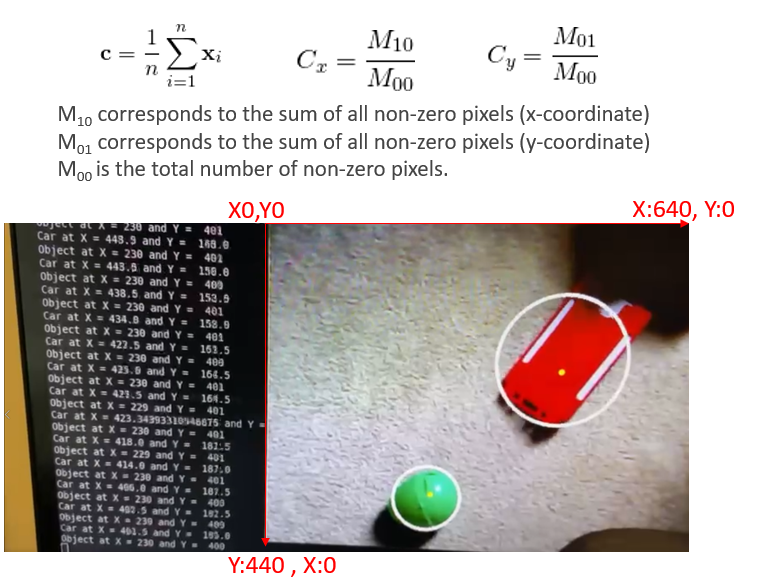
#> input picture VisualMain/Images/Github.png, 778 x 578 px, given in place of the camera
$ python 2objectstrack.py
#> lines starting #> are read from the running program, lines starting #| are printed output that depends on the picture; after the words box and inside, x2 and y2 are one past the last pixel; in counts of white or black regions, pixels touching at a corner belong together
#Created By Maher, Ross and Ravi
#Date: 26/02/2021
#Description: Tracking of 1 object and 1 Vehicle based on 2 different colours
#Version:1.1 (Release as of 17/03/21)
#Update 1.1:Fixed Co-ordinates not being printed when only 1 object is in frame & Updated comments

# import required packages
from collections import deque
import numpy as np
import imutils
import cv2

#Construct the definition to print object position value x & y
def createobjectxandy (x, y):
    print ("Object at X = {0} and Y =  {1}".format(x, y))

#Construct the definition to print car position value x & y
def carcreateobjectxandy (x, y):
    print ("Car at X = {0} and Y =  {1}".format(carx, cary))


# Set upper and lower limits of the object to be tracked bounds
# To be generated from Output from BGRconvert.py see Github
object1Lower = (8, 100, 100)
object1Upper = (28, 255, 255)
carlower = (160, 100, 100)
carupper = (180, 255, 255)

# Get the Video camera feed of webcam 1
webcam = cv2.VideoCapture(0)

# keep looping
while True:

    # capture the current video frame
    (grabbed, vid) = webcam.read()
#> vid is the input picture: shape (578, 778, 3); mean B, G, R 175.7, 177.9, 184.1

    #convert the frame from BGR to HSV for object 1
    obj1hsvcolour = cv2.cvtColor(vid, cv2.COLOR_BGR2HSV)
#> obj1hsvcolour: shape (578, 778, 3); mean H, S, V 36.3, 28.7, 186.5

    #convert the frame from BGR to HSV for car object
    carhsvcolour = cv2.cvtColor(vid, cv2.COLOR_BGR2HSV)

    # convert the mask for the colour specified by the colour bounds
    # remove the outliers in the mask using erode and dilate
    convertedmask = cv2.inRange(obj1hsvcolour, object1Lower, object1Upper)
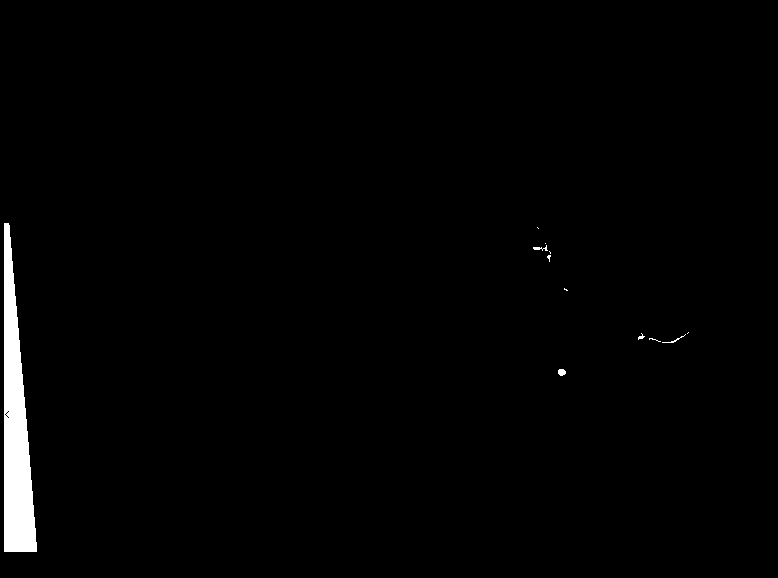
#> convertedmask: shape (578, 778); 1.5% white; 12 white regions (7 under 20 px), largest, box (x1, y1, x2, y2) and area: (4, 223, 37, 552) 6423, (558, 369, 566, 376) 45, (533, 245, 548, 251) 38, (662, 334, 686, 343) 33, (638, 333, 645, 340) 21
    convertedmask = cv2.erode(convertedmask, None, iterations=2)
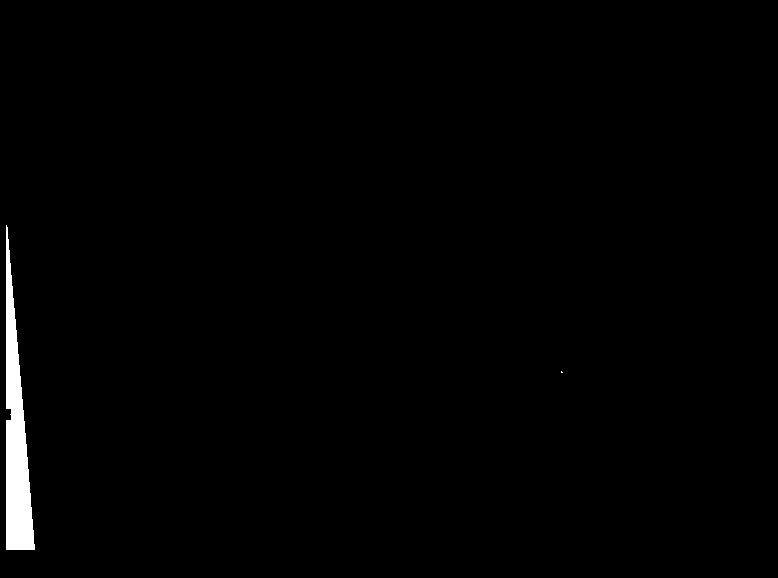
#> convertedmask: shape (578, 778); 1.1% white; 2 white regions (1 under 20 px), largest, box (x1, y1, x2, y2) and area: (6, 225, 35, 550) 4944
    convertedmask = cv2.dilate(convertedmask, None, iterations=2)
#> convertedmask: shape (578, 778); 1.4% white; 2 white regions, box (x1, y1, x2, y2) and area: (4, 223, 37, 552) 6400, (559, 369, 565, 375) 35
    carconvertedmask = cv2.inRange(carhsvcolour, carlower, carupper)
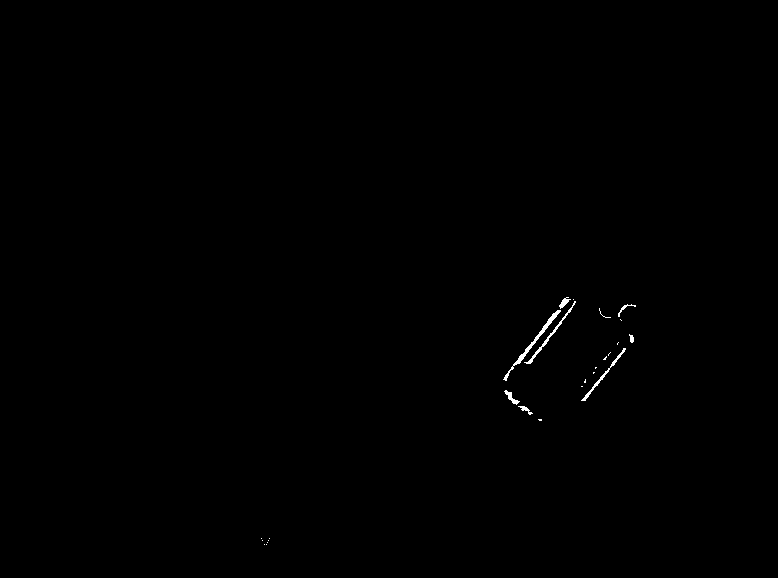
#> carconvertedmask: shape (578, 778); 0.22% white in thin lines or dots, all inside (x1, y1, x2, y2) = (261, 297, 636, 545)
    carconvertedmask = cv2.erode(carconvertedmask, None, iterations=2)
#> carconvertedmask: shape (578, 778); every value is 0
    carconvertedmask = cv2.dilate(carconvertedmask, None, iterations=2)

    # use cv2.findContours to locate contours of object1contours
    obj1contours = cv2.findContours(convertedmask.copy(), cv2.RETR_EXTERNAL, cv2.CHAIN_APPROX_SIMPLE)[-2]
#> obj1contours = 2 contours; box (x1, y1, x2, y2) and area: (4, 223, 37, 552) 6049, (559, 369, 565, 375) 24

    # CAR use cv2.findContours to locate contours of carcontours
    carcontours = cv2.findContours(carconvertedmask.copy(), cv2.RETR_EXTERNAL, cv2.CHAIN_APPROX_SIMPLE)[-2]
#> carcontours = []

    # initialize the center of tracked colours/objects
    obj1contourcenter = None
    carcontourcenter = None

    # if statement looking for one contour is found in contour que
    if len(obj1contours) > 0 and len(carcontours) <= 0:

        # Take the last contour from the contour que,
        # compute the size of the circle to be drawn
        c = max(obj1contours, key=cv2.contourArea)
#> c = contour of 68 points, box (x1, y1, x2, y2) (4, 223, 37, 552), area 6049
        ((x, y), rad) = cv2.minEnclosingCircle(c)
#> x = 20; y = 387; rad = 164.8
        M = cv2.moments(c)
#> M = moments, m00 6049, centre m10/m00, m01/m00 = (15.12, 428.7)
        obj1contourcenter = (int(M["m10"] / M["m00"]), int(M["m01"] / M["m00"]))
#> obj1contourcenter = (15, 428)

	#If the largest circle's radius in mask is greater than 10px (Object1)
        if rad > 10:

            # place circle around the contour point,
            # update the x and y of the the center point
            cv2.circle(vid, (int(x), int(y)), int(rad),
                (255, 255, 255), 3)
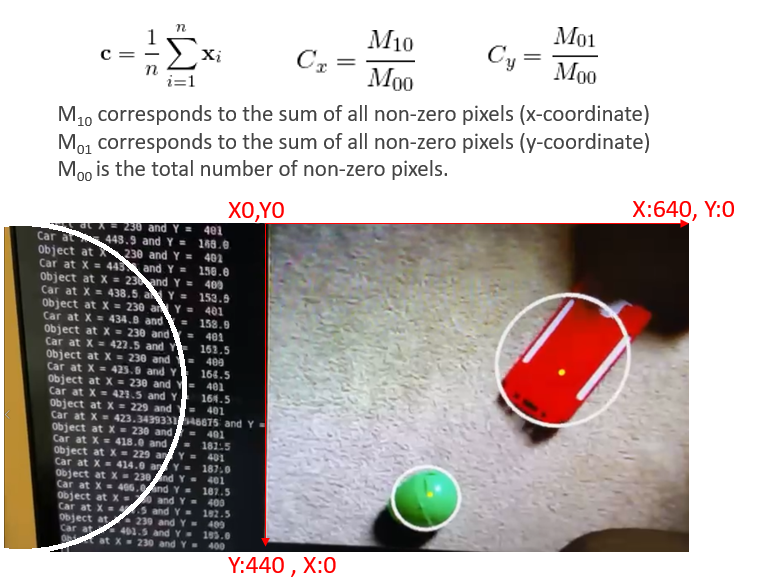
#> vid: shape (578, 778, 3); 0.58% of pixels changed, all inside (x1, y1, x2, y2) = (4, 223, 187, 552)
            cv2.circle(vid, obj1contourcenter, 4, (10, 255, 255), -1)
#> vid: shape (578, 778, 3); 0.01% of pixels changed, all inside (x1, y1, x2, y2) = (11, 424, 20, 433)

	# print object coordinates
        createobjectxandy(int(x), int(y))

	#ElseIf looking for array legnth of objects
    elif len(obj1contours) <= 0 and len(carcontours) > 0:

        # Take the last contour from the contour que,
        # compute the size of the circle to be drawn
        car = max(carcontours, key=cv2.contourArea)
        ((carx, cary), carrad) = cv2.minEnclosingCircle(car)
        Mcar = cv2.moments(car)
        carcontourcenter = (int(Mcar["m10"] / Mcar["m00"]), int(Mcar["m01"] / Mcar["m00"]))

	#If the largest circle's radius in mask is greater than 10px (CAR)
        if  carrad > 10:

            # place circle around the contour point,
            # update the x and y of the the center point
            cv2.circle(vid, (int(carx), int(cary)), int(carrad),
                (255, 255, 255), 3)
            cv2.circle(vid, carcontourcenter, 4, (10, 255, 255), -1)

	# print car coordinates
        carcreateobjectxandy(int(carx), int(cary))

	#ElseIf looking if array legnth of Both objects is > 0
    elif  len(carcontours) > 0 and len(obj1contours) > 0:

        # Take the last contour from the contour que,
        # compute the size of the circle to be drawn
        car = max(carcontours, key=cv2.contourArea)
        ((carx, cary), carrad) = cv2.minEnclosingCircle(car)
        Mcar = cv2.moments(car)
        carcontourcenter = (int(Mcar["m10"] / Mcar["m00"]), int(Mcar["m01"] / Mcar["m00"]))
        c = max(obj1contours, key=cv2.contourArea)
        ((x, y), rad) = cv2.minEnclosingCircle(c)
        M = cv2.moments(c)
        obj1contourcenter = (int(M["m10"] / M["m00"]), int(M["m01"] / M["m00"]))


	#If the largest circle's radius in mask is greater than 10px (Both Objects)
        if rad > 10 and carrad > 10:

	    # place circle around the contour point,
            # update the x and y of the the center point
            cv2.circle(vid, (int(carx), int(cary)), int(carrad),
                (255, 255, 255), 3)
            cv2.circle(vid, carcontourcenter, 4, (10, 255, 255), -1)
            cv2.circle(vid, (int(x), int(y)), int(rad),
                (255, 255, 255), 3)
            cv2.circle(vid, obj1contourcenter, 4, (10, 255, 255), -1)

	# print object1 and car coordinates
        carcreateobjectxandy(int(carx), int(cary))
        createobjectxandy(int(x), int(y))

    # update queue of x and y co-ordinates and remove 1 entry using deque command
    deque([]).appendleft(obj1contourcenter)
    deque([]).appendleft(carcontourcenter)


    # show the video stream
    cv2.imshow("ADV Comp ENG 1 Oject Colour Tracking", vid)
    key = cv2.waitKey(1) & 0xFF
#> (key x is pressed here)

    # upon x key being pressed, stop the script
    if key == ord("x"):
        break

#End of file

$ run again, on VisualMain/Images/HSV.PNG
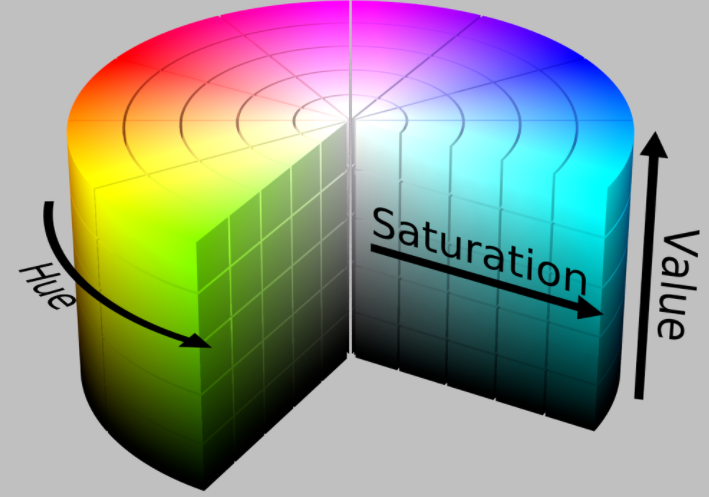
#> input picture VisualMain/Images/HSV.PNG, 709 x 497 px, given in place of the camera
#> vid is the input picture: shape (497, 709, 3); mean B, G, R 142.6, 154.3, 145.3
#> obj1hsvcolour: shape (497, 709, 3); mean H, S, V 46.3, 101.1, 177
#> `convertedmask = cv2.inRange(obj1hsvcolour, object1Lower, object1Upper)`:
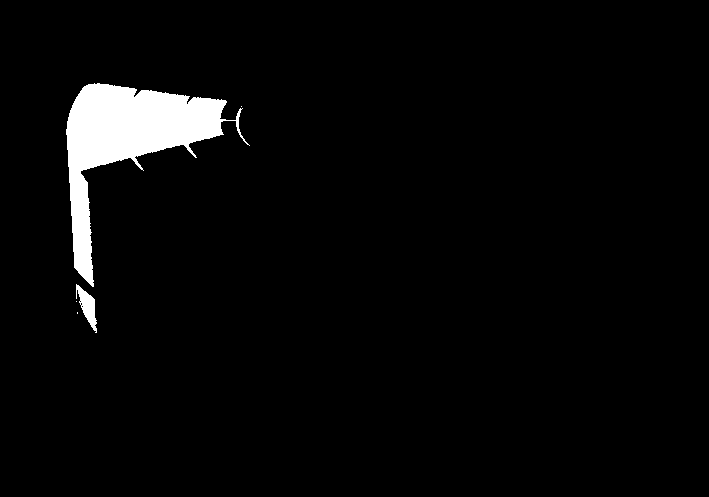
#> convertedmask: shape (497, 709); 3.5% white; 5 white regions (3 under 20 px), largest, box (x1, y1, x2, y2) and area: (66, 83, 250, 287) 11744, (76, 284, 97, 333) 456
#> obj1contours = 2 contours; box (x1, y1, x2, y2) and area: (66, 84, 226, 283) 11148, (78, 289, 96, 325) 344
#> carcontours = 1 contour; box (x1, y1, x2, y2) and area: (126, 10, 286, 89) 7202
#> car = contour of 211 points, box (x1, y1, x2, y2) (126, 10, 286, 89), area 7202
#> carx = 205.5; cary = 60.5; carrad = 80.07
#> Mcar = moments, m00 7202, centre m10/m00, m01/m00 = (213.2, 50.48)
#> carcontourcenter = (213, 50)
#> c = contour of 205 points, box (x1, y1, x2, y2) (66, 84, 226, 283), area 11148
#> x = 145.6; y = 182.8; rad = 114.7
#> M = moments, m00 11148, centre m10/m00, m01/m00 = (125.7, 139.7)
#> obj1contourcenter = (125, 139)
#> `cv2.circle(vid, (int(x), int(y)), int(rad), (255, 255, 255), 3)`:
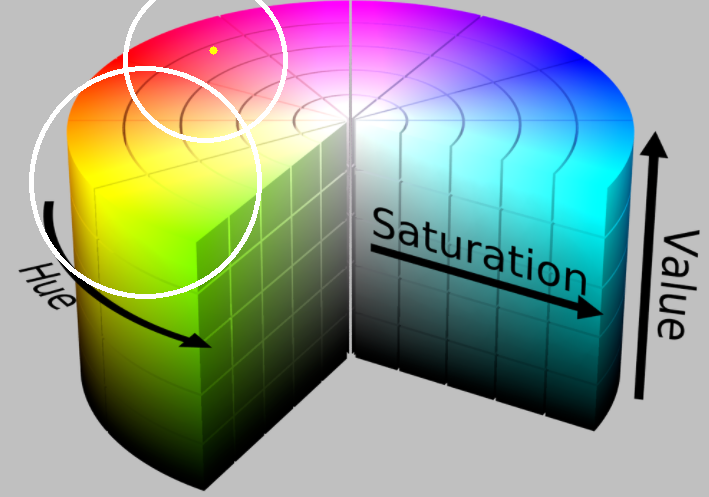
#> vid: shape (497, 709, 3); mean B, G, R 144.9, 155.8, 146.2
#| Car at X = 205.5 and Y =  60.5

$ run again, on VisualMain/Images/How-to-get-RGB.png
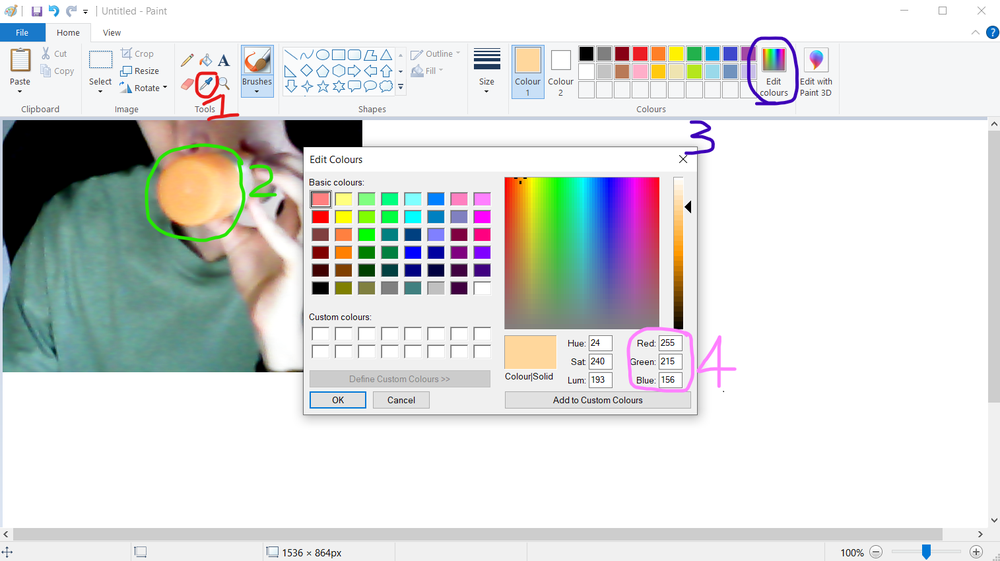
#> input picture VisualMain/Images/How-to-get-RGB.png, 1000 x 561 px, shrunk from 1515 x 850 before the run, given in place of the camera
#> vid is the input picture: shape (561, 1000, 3); mean B, G, R 218.2, 219.5, 217.4
#> obj1hsvcolour: shape (561, 1000, 3); mean H, S, V 30, 24.9, 227.3
#> `convertedmask = cv2.inRange(obj1hsvcolour, object1Lower, object1Upper)`:
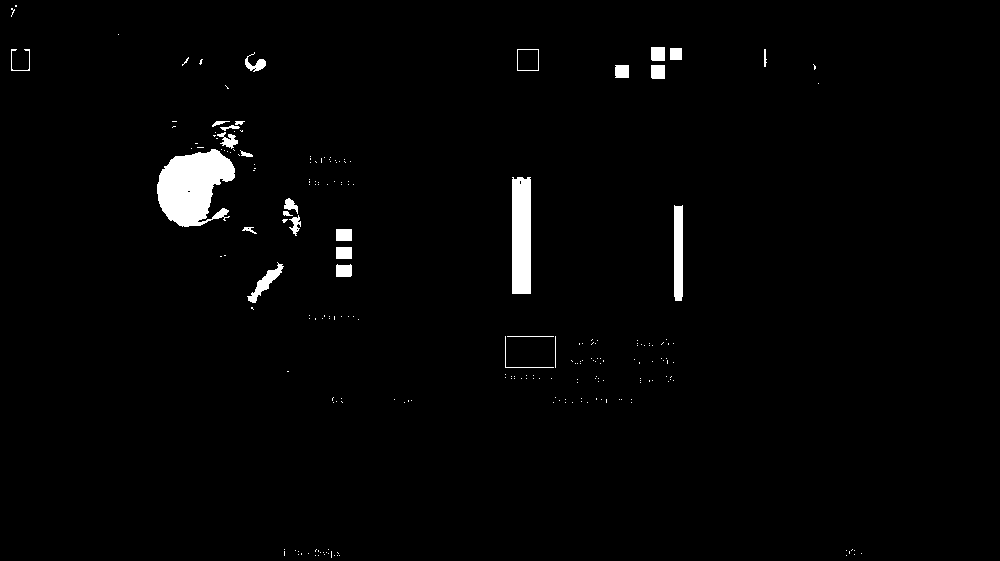
#> convertedmask: shape (561, 1000); 1.9% white; 223 white regions (196 under 20 px), largest, box (x1, y1, x2, y2) and area: (157, 149, 235, 227) 4097, (512, 177, 531, 294) 2205, (674, 205, 683, 301) 849
#> obj1contours = 16 contours; largest, box (x1, y1, x2, y2) and area: (157, 149, 235, 227) 3795, (512, 179, 531, 294) 2043, (674, 206, 683, 301) 745, (248, 269, 280, 302) 314, (651, 65, 665, 79) 168
#> carcontours = 6 contours; box (x1, y1, x2, y2) and area: (643, 177, 659, 294) 1738, (633, 47, 648, 61) 178, (474, 229, 491, 241) 176, (451, 229, 467, 241) 165, (615, 47, 629, 61) 162, (452, 193, 467, 205) 154
#> car = [[643, 177], [643, 293], [658, 293], [658, 179], [657, 178], [657, 177]]
#> carx = 650.5; cary = 235; carrad = 58.48
#> Mcar = moments, m00 1738.5, centre m10/m00, m01/m00 = (650.5, 235)
#> carcontourcenter = (650, 235)
#> c = contour of 104 points, box (x1, y1, x2, y2) (157, 149, 235, 227), area 3795
#> x = 197.8; y = 187.8; rad = 42.46
#> M = moments, m00 3795, centre m10/m00, m01/m00 = (191.3, 185)
#> obj1contourcenter = (191, 185)
#> `cv2.circle(vid, (int(x), int(y)), int(rad), (255, 255, 255), 3)`:
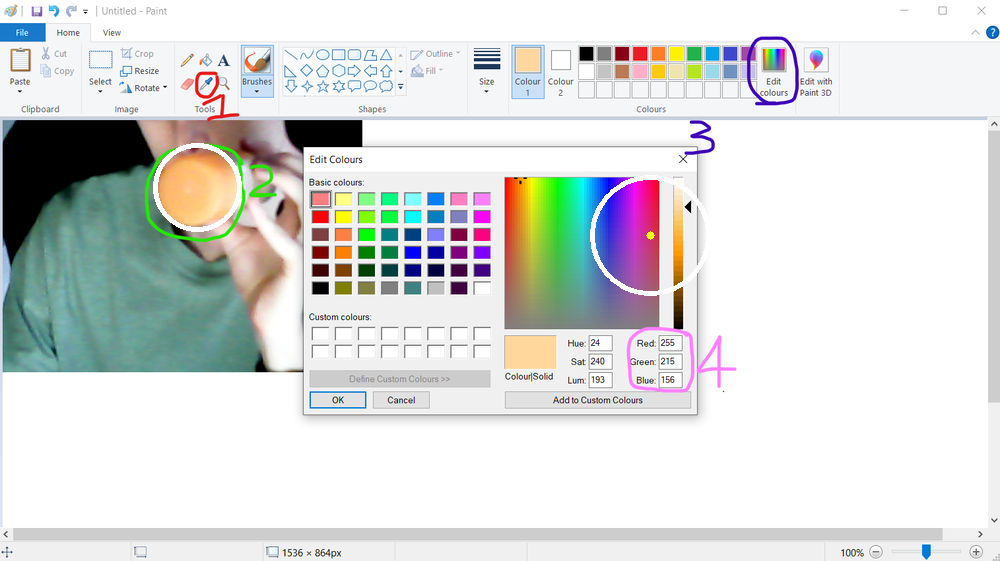
#> vid: shape (561, 1000, 3); mean B, G, R 218.7, 220.1, 217.9
#| Car at X = 650.5 and Y =  235.0
